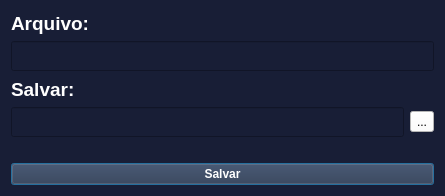
<?xml version="1.0" encoding="UTF-8"?>
<ui version="4.0">
 <class>Dialog</class>
 <widget class="QDialog" name="Dialog">
  <property name="geometry">
   <rect>
    <x>0</x>
    <y>0</y>
    <width>445</width>
    <height>196</height>
   </rect>
  </property>
  <property name="windowTitle">
   <string>Dialog</string>
  </property>
  <property name="styleSheet">
   <string notr="true">background-color: rgb(24,30,54);</string>
  </property>
  <layout class="QGridLayout" name="gridLayout">
   <item row="2" column="0">
    <widget class="QLabel" name="label_2">
     <property name="font">
      <font>
       <pointsize>14</pointsize>
       <weight>75</weight>
       <bold>true</bold>
      </font>
     </property>
     <property name="styleSheet">
      <string notr="true">color: rgb(255, 255, 255);</string>
     </property>
     <property name="text">
      <string>Salvar:</string>
     </property>
    </widget>
   </item>
   <item row="5" column="0">
    <widget class="QPushButton" name="pushButton">
     <property name="font">
      <font>
       <weight>75</weight>
       <bold>true</bold>
      </font>
     </property>
     <property name="cursor">
      <cursorShape>PointingHandCursor</cursorShape>
     </property>
     <property name="styleSheet">
      <string notr="true">color: rgb(255, 255, 255);
background-color: rgb(46,51,73);</string>
     </property>
     <property name="text">
      <string>Salvar</string>
     </property>
    </widget>
   </item>
   <item row="0" column="0">
    <widget class="QLabel" name="label">
     <property name="font">
      <font>
       <pointsize>14</pointsize>
       <weight>75</weight>
       <bold>true</bold>
      </font>
     </property>
     <property name="styleSheet">
      <string notr="true">color: rgb(255, 255, 255);</string>
     </property>
     <property name="text">
      <string>Arquivo:</string>
     </property>
    </widget>
   </item>
   <item row="1" column="0">
    <layout class="QHBoxLayout" name="horizontalLayout_2">
     <item>
      <widget class="QLineEdit" name="lineEdit_arquivo">
       <property name="enabled">
        <bool>false</bool>
       </property>
       <property name="minimumSize">
        <size>
         <width>0</width>
         <height>30</height>
        </size>
       </property>
       <property name="font">
        <font>
         <pointsize>10</pointsize>
         <weight>75</weight>
         <bold>true</bold>
        </font>
       </property>
       <property name="styleSheet">
        <string notr="true">color: rgb(255, 255, 255);</string>
       </property>
      </widget>
     </item>
    </layout>
   </item>
   <item row="3" column="0">
    <layout class="QHBoxLayout" name="horizontalLayout">
     <item>
      <widget class="QLineEdit" name="lineEdit_caminho_salvar">
       <property name="minimumSize">
        <size>
         <width>0</width>
         <height>30</height>
        </size>
       </property>
       <property name="font">
        <font>
         <pointsize>10</pointsize>
         <weight>75</weight>
         <bold>true</bold>
        </font>
       </property>
       <property name="styleSheet">
        <string notr="true">color: rgb(255, 255, 255);</string>
       </property>
      </widget>
     </item>
     <item>
      <widget class="QToolButton" name="toolButton">
       <property name="cursor">
        <cursorShape>PointingHandCursor</cursorShape>
       </property>
       <property name="styleSheet">
        <string notr="true">background-color: rgb(255, 255, 255);</string>
       </property>
       <property name="text">
        <string>...</string>
       </property>
      </widget>
     </item>
    </layout>
   </item>
   <item row="4" column="0">
    <spacer name="horizontalSpacer">
     <property name="orientation">
      <enum>Qt::Horizontal</enum>
     </property>
     <property name="sizeHint" stdset="0">
      <size>
       <width>40</width>
       <height>20</height>
      </size>
     </property>
    </spacer>
   </item>
  </layout>
 </widget>
 <resources/>
 <connections/>
</ui>
